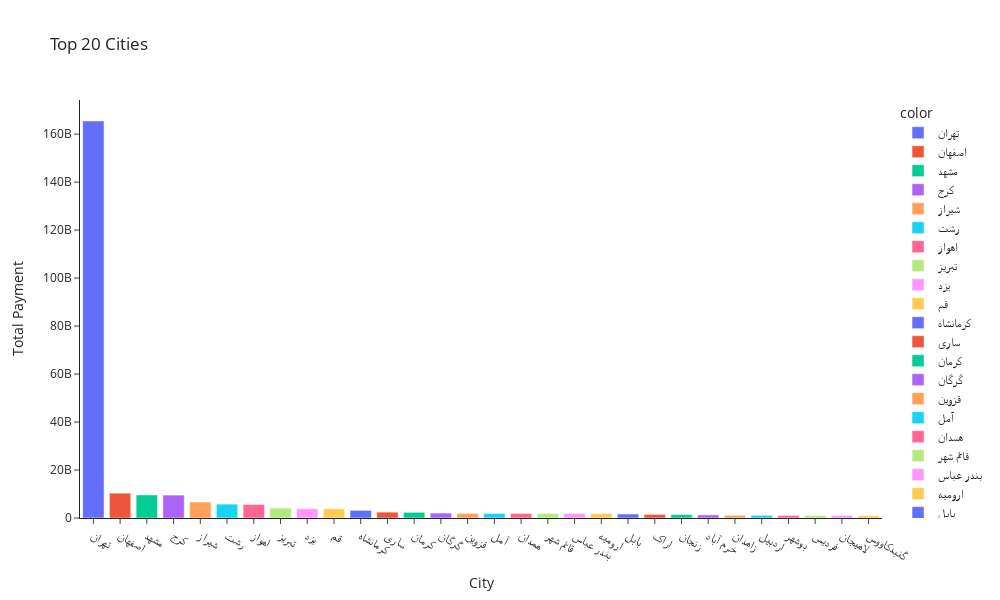

Notebook cell for this chart:
### Code cell
city=df.groupby(by='city_name_fa')['Payment'].sum().sort_values(ascending=False).head(30)
fig=px.bar(x=city.index,y=city.values,color=city.index,title='Top 20 Cities',width=1000,height=600)
fig.update_layout(
    xaxis_title="City ",
    yaxis_title="Total Payment",
    template = 'simple_white')
fig.show()

### Figure 1 — Plotly figure (JSON) as saved in the notebook; plotly's stock layout.template omitted (floating-point values rounded to 4 significant figures)
{"data": [{"alignmentgroup": "True", "hovertemplate": "color=تهران<br>x=%{x}<br>y=%{y}<extra></extra>", "legendgroup": "تهران", "marker": {"color": "#636efa", "pattern": {"shape": ""}}, "name": "تهران", "offsetgroup": "تهران", "orientation": "v", "showlegend": true, "textposition": "auto", "type": "bar", "x": ["تهران"], "xaxis": "x", "y": [165498845869], "yaxis": "y"}, {"alignmentgroup": "True", "hovertemplate": "color=اصفهان<br>x=%{x}<br>y=%{y}<extra></extra>", "legendgroup": "اصفهان", "marker": {"color": "#EF553B", "pattern": {"shape": ""}}, "name": "اصفهان", "offsetgroup": "اصفهان", "orientation": "v", "showlegend": true, "textposition": "auto", "type": "bar", "x": ["اصفهان"], "xaxis": "x", "y": [10375347654], "yaxis": "y"}, {"alignmentgroup": "True", "hovertemplate": "color=مشهد<br>x=%{x}<br>y=%{y}<extra></extra>", "legendgroup": "مشهد", "marker": {"color": "#00cc96", "pattern": {"shape": ""}}, "name": "مشهد", "offsetgroup": "مشهد", "orientation": "v", "showlegend": true, "textposition": "auto", "type": "bar", "x": ["مشهد"], "xaxis": "x", "y": [9618349607], "yaxis": "y"}, {"alignmentgroup": "True", "hovertemplate": "color=کرج<br>x=%{x}<br>y=%{y}<extra></extra>", "legendgroup": "کرج", "marker": {"color": "#ab63fa", "pattern": {"shape": ""}}, "name": "کرج", "offsetgroup": "کرج", "orientation": "v", "showlegend": true, "textposition": "auto", "type": "bar", "x": ["کرج"], "xaxis": "x", "y": [9553282640], "yaxis": "y"}, {"alignmentgroup": "True", "hovertemplate": "color=شیراز<br>x=%{x}<br>y=%{y}<extra></extra>", "legendgroup": "شیراز", "marker": {"color": "#FFA15A", "pattern": {"shape": ""}}, "name": "شیراز", "offsetgroup": "شیراز", "orientation": "v", "showlegend": true, "textposition": "auto", "type": "bar", "x": ["شیراز"], "xaxis": "x", "y": [6650842472], "yaxis": "y"}, {"alignmentgroup": "True", "hovertemplate": "color=رشت<br>x=%{x}<br>y=%{y}<extra></extra>", "legendgroup": "رشت", "marker": {"color": "#19d3f3", "pattern": {"shape": ""}}, "name": "رشت", "offsetgroup": "رشت", "orientation": "v", "showlegend": true, "textposition": "auto", "type": "bar", "x": ["رشت"], "xaxis": "x", "y": [5784302023], "yaxis": "y"}, {"alignmentgroup": "True", "hovertemplate": "color=اهواز<br>x=%{x}<br>y=%{y}<extra></extra>", "legendgroup": "اهواز", "marker": {"color": "#FF6692", "pattern": {"shape": ""}}, "name": "اهواز", "offsetgroup": "اهواز", "orientation": "v", "showlegend": true, "textposition": "auto", "type": "bar", "x": ["اهواز"], "xaxis": "x", "y": [5655215435], "yaxis": "y"}, {"alignmentgroup": "True", "hovertemplate": "color=تبریز<br>x=%{x}<br>y=%{y}<extra></extra>", "legendgroup": "تبریز", "marker": {"color": "#B6E880", "pattern": {"shape": ""}}, "name": "تبریز", "offsetgroup": "تبریز", "orientation": "v", "showlegend": true, "textposition": "auto", "type": "bar", "x": ["تبریز"], "xaxis": "x", "y": [4138954062], "yaxis": "y"}, {"alignmentgroup": "True", "hovertemplate": "color=یزد<br>x=%{x}<br>y=%{y}<extra></extra>", "legendgroup": "یزد", "marker": {"color": "#FF97FF", "pattern": {"shape": ""}}, "name": "یزد", "offsetgroup": "یزد", "orientation": "v", "showlegend": true, "textposition": "auto", "type": "bar", "x": ["یزد"], "xaxis": "x", "y": [3853174239], "yaxis": "y"}, {"alignmentgroup": "True", "hovertemplate": "color=قم<br>x=%{x}<br>y=%{y}<extra></extra>", "legendgroup": "قم", "marker": {"color": "#FECB52", "pattern": {"shape": ""}}, "name": "قم", "offsetgroup": "قم", "orientation": "v", "showlegend": true, "textposition": "auto", "type": "bar", "x": ["قم"], "xaxis": "x", "y": [3831106552], "yaxis": "y"}, {"alignmentgroup": "True", "hovertemplate": "color=کرمانشاه<br>x=%{x}<br>y=%{y}<extra></extra>", "legendgroup": "کرمانشاه", "marker": {"color": "#636efa", "pattern": {"shape": ""}}, "name": "کرمانشاه", "offsetgroup": "کرمانشاه", "orientation": "v", "showlegend": true, "textposition": "auto", "type": "bar", "x": ["کرمانشاه"], "xaxis": "x", "y": [3182839973], "yaxis": "y"}, {"alignmentgroup": "True", "hovertemplate": "color=ساری<br>x=%{x}<br>y=%{y}<extra></extra>", "legendgroup": "ساری", "marker": {"color": "#EF553B", "pattern": {"shape": ""}}, "name": "ساری", "offsetgroup": "ساری", "orientation": "v", "showlegend": true, "textposition": "auto", "type": "bar", "x": ["ساری"], "xaxis": "x", "y": [2443023169], "yaxis": "y"}, {"alignmentgroup": "True", "hovertemplate": "color=کرمان<br>x=%{x}<br>y=%{y}<extra></extra>", "legendgroup": "کرمان", "marker": {"color": "#00cc96", "pattern": {"shape": ""}}, "name": "کرمان", "offsetgroup": "کرمان", "orientation": "v", "showlegend": true, "textposition": "auto", "type": "bar", "x": ["کرمان"], "xaxis": "x", "y": [2369101741], "yaxis": "y"}, {"alignmentgroup": "True", "hovertemplate": "color=گرگان<br>x=%{x}<br>y=%{y}<extra></extra>", "legendgroup": "گرگان", "marker": {"color": "#ab63fa", "pattern": {"shape": ""}}, "name": "گرگان", "offsetgroup": "گرگان", "orientation": "v", "showlegend": true, "textposition": "auto", "type": "bar", "x": ["گرگان"], "xaxis": "x", "y": [2063107195], "yaxis": "y"}, {"alignmentgroup": "True", "hovertemplate": "color=قزوین<br>x=%{x}<br>y=%{y}<extra></extra>", "legendgroup": "قزوین", "marker": {"color": "#FFA15A", "pattern": {"shape": ""}}, "name": "قزوین", "offsetgroup": "قزوین", "orientation": "v", "showlegend": true, "textposition": "auto", "type": "bar", "x": ["قزوین"], "xaxis": "x", "y": [1917664903], "yaxis": "y"}, {"alignmentgroup": "True", "hovertemplate": "color=آمل<br>x=%{x}<br>y=%{y}<extra></extra>", "legendgroup": "آمل", "marker": {"color": "#19d3f3", "pattern": {"shape": ""}}, "name": "آمل", "offsetgroup": "آمل", "orientation": "v", "showlegend": true, "textposition": "auto", "type": "bar", "x": ["آمل"], "xaxis": "x", "y": [1905088394], "yaxis": "y"}, {"alignmentgroup": "True", "hovertemplate": "color=همدان<br>x=%{x}<br>y=%{y}<extra></extra>", "legendgroup": "همدان", "marker": {"color": "#FF6692", "pattern": {"shape": ""}}, "name": "همدان", "offsetgroup": "همدان", "orientation": "v", "showlegend": true, "textposition": "auto", "type": "bar", "x": ["همدان"], "xaxis": "x", "y": [1900578581], "yaxis": "y"}, {"alignmentgroup": "True", "hovertemplate": "color=قائم شهر<br>x=%{x}<br>y=%{y}<extra></extra>", "legendgroup": "قائم شهر", "marker": {"color": "#B6E880", "pattern": {"shape": ""}}, "name": "قائم شهر", "offsetgroup": "قائم شهر", "orientation": "v", "showlegend": true, "textposition": "auto", "type": "bar", "x": ["قائم شهر"], "xaxis": "x", "y": [1891437582], "yaxis": "y"}, {"alignmentgroup": "True", "hovertemplate": "color=بندر عباس<br>x=%{x}<br>y=%{y}<extra></extra>", "legendgroup": "بندر عباس", "marker": {"color": "#FF97FF", "pattern": {"shape": ""}}, "name": "بندر عباس", "offsetgroup": "بندر عباس", "orientation": "v", "showlegend": true, "textposition": "auto", "type": "bar", "x": ["بندر عباس"], "xaxis": "x", "y": [1887159124], "yaxis": "y"}, {"alignmentgroup": "True", "hovertemplate": "color=ارومیه<br>x=%{x}<br>y=%{y}<extra></extra>", "legendgroup": "ارومیه", "marker": {"color": "#FECB52", "pattern": {"shape": ""}}, "name": "ارومیه", "offsetgroup": "ارومیه", "orientation": "v", "showlegend": true, "textposition": "auto", "type": "bar", "x": ["ارومیه"], "xaxis": "x", "y": [1848185700], "yaxis": "y"}, {"alignmentgroup": "True", "hovertemplate": "color=بابل<br>x=%{x}<br>y=%{y}<extra></extra>", "legendgroup": "بابل", "marker": {"color": "#636efa", "pattern": {"shape": ""}}, "name": "بابل", "offsetgroup": "بابل", "orientation": "v", "showlegend": true, "textposition": "auto", "type": "bar", "x": ["بابل"], "xaxis": "x", "y": [1663092651], "yaxis": "y"}, {"alignmentgroup": "True", "hovertemplate": "color=اراک<br>x=%{x}<br>y=%{y}<extra></extra>", "legendgroup": "اراک", "marker": {"color": "#EF553B", "pattern": {"shape": ""}}, "name": "اراک", "offsetgroup": "اراک", "orientation": "v", "showlegend": true, "textposition": "auto", "type": "bar", "x": ["اراک"], "xaxis": "x", "y": [1508816783], "yaxis": "y"}, {"alignmentgroup": "True", "hovertemplate": "color=زنجان<br>x=%{x}<br>y=%{y}<extra></extra>", "legendgroup": "زنجان", "marker": {"color": "#00cc96", "pattern": {"shape": ""}}, "name": "زنجان", "offsetgroup": "زنجان", "orientation": "v", "showlegend": true, "textposition": "auto", "type": "bar", "x": ["زنجان"], "xaxis": "x", "y": [1423427948], "yaxis": "y"}, {"alignmentgroup": "True", "hovertemplate": "color=خرم آباد<br>x=%{x}<br>y=%{y}<extra></extra>", "legendgroup": "خرم آباد", "marker": {"color": "#ab63fa", "pattern": {"shape": ""}}, "name": "خرم آباد", "offsetgroup": "خرم آباد", "orientation": "v", "showlegend": true, "textposition": "auto", "type": "bar", "x": ["خرم آباد"], "xaxis": "x", "y": [1296347901], "yaxis": "y"}, {"alignmentgroup": "True", "hovertemplate": "color=زاهدان<br>x=%{x}<br>y=%{y}<extra></extra>", "legendgroup": "زاهدان", "marker": {"color": "#FFA15A", "pattern": {"shape": ""}}, "name": "زاهدان", "offsetgroup": "زاهدان", "orientation": "v", "showlegend": true, "textposition": "auto", "type": "bar", "x": ["زاهدان"], "xaxis": "x", "y": [1127621536], "yaxis": "y"}, {"alignmentgroup": "True", "hovertemplate": "color=اردبیل<br>x=%{x}<br>y=%{y}<extra></extra>", "legendgroup": "اردبیل", "marker": {"color": "#19d3f3", "pattern": {"shape": ""}}, "name": "اردبیل", "offsetgroup": "اردبیل", "orientation": "v", "showlegend": true, "textposition": "auto", "type": "bar", "x": ["اردبیل"], "xaxis": "x", "y": [1116018044], "yaxis": "y"}, {"alignmentgroup": "True", "hovertemplate": "color=بوشهر<br>x=%{x}<br>y=%{y}<extra></extra>", "legendgroup": "بوشهر", "marker": {"color": "#FF6692", "pattern": {"shape": ""}}, "name": "بوشهر", "offsetgroup": "بوشهر", "orientation": "v", "showlegend": true, "textposition": "auto", "type": "bar", "x": ["بوشهر"], "xaxis": "x", "y": [1067055605], "yaxis": "y"}, {"alignmentgroup": "True", "hovertemplate": "color=فردیس<br>x=%{x}<br>y=%{y}<extra></extra>", "legendgroup": "فردیس", "marker": {"color": "#B6E880", "pattern": {"shape": ""}}, "name": "فردیس", "offsetgroup": "فردیس", "orientation": "v", "showlegend": true, "textposition": "auto", "type": "bar", "x": ["فردیس"], "xaxis": "x", "y": [1037564523], "yaxis": "y"}, {"alignmentgroup": "True", "hovertemplate": "color=لاهیجان<br>x=%{x}<br>y=%{y}<extra></extra>", "legendgroup": "لاهیجان", "marker": {"color": "#FF97FF", "pattern": {"shape": ""}}, "name": "لاهیجان", "offsetgroup": "لاهیجان", "orientation": "v", "showlegend": true, "textposition": "auto", "type": "bar", "x": ["لاهیجان"], "xaxis": "x", "y": [1025849062], "yaxis": "y"}, {"alignmentgroup": "True", "hovertemplate": "color=گنبدکاووس<br>x=%{x}<br>y=%{y}<extra></extra>", "legendgroup": "گنبدکاووس", "marker": {"color": "#FECB52", "pattern": {"shape": ""}}, "name": "گنبدکاووس", "offsetgroup": "گنبدکاووس", "orientation": "v", "showlegend": true, "textposition": "auto", "type": "bar", "x": ["گنبدکاووس"], "xaxis": "x", "y": [961536484], "yaxis": "y"}], "layout": {"barmode": "relative", "height": 600, "legend": {"title": {"text": "color"}, "tracegroupgap": 0}, "title": {"text": "Top 20 Cities"}, "width": 1000, "xaxis": {"anchor": "y", "domain": [0, 1], "title": {"text": "City "}}, "yaxis": {"anchor": "x", "domain": [0, 1], "title": {"text": "Total Payment"}}}}
